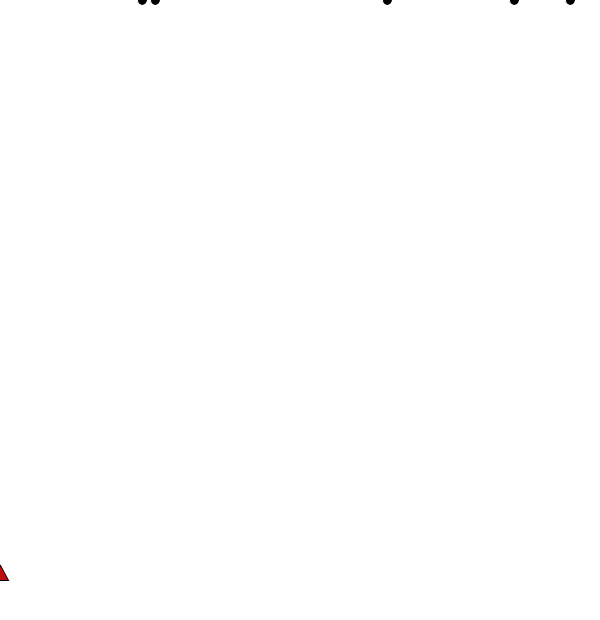
Frame 1 (no input)
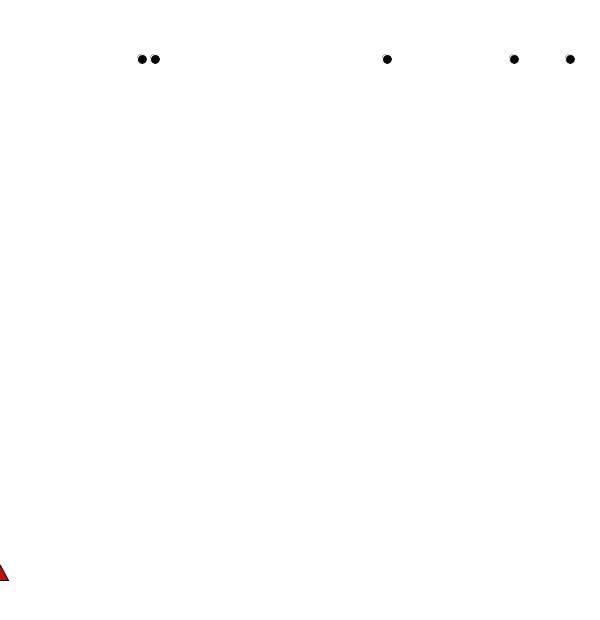
Frame 60 (the mouse pressed at the canvas centre just before this capture)
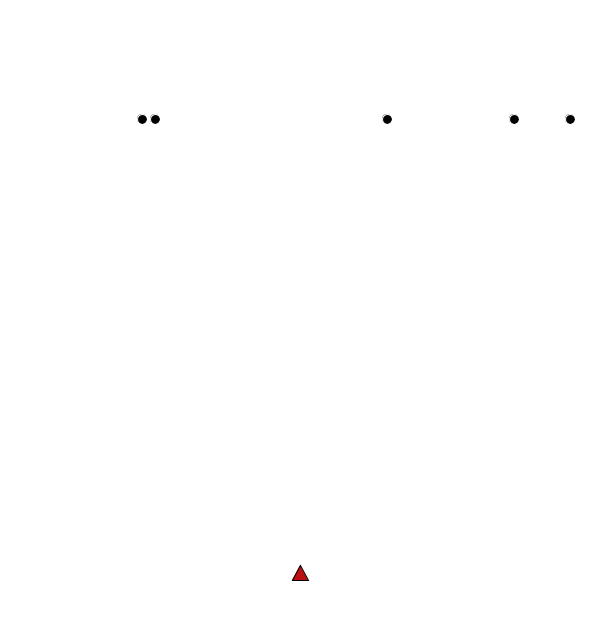
Frame 120 (the mouse held since frame 60 and released just before this capture)

The Processing sketch that drew these frames (run headless with seeded random() and noise(); from frame 60 on, the mouse is pressed at the canvas centre):

// Processing sketch: processing_66471
// ── processing_66471.pde

PFont fontA;
  int sphereDiameter = 10;
  boolean shoot = false;
  
  int randx()
  {
    return int(random(600));
  }
  
  int[] sphereXCoords = { randx(), randx(), randx(), randx(), randx() };
  int[] sphereYCoords = { 0, 0, 0, 0, 0 };
  
  void setup()
  {
    size(600,620);
    smooth();
  }
  
  void draw()
  {
    background(255);
    fill(color(188,15,15));
    stroke(color(0));
    triangle(mouseX-8, 580, mouseX+8, 580, mouseX, 565);
    fill(color(255,0,0));
    stroke(color(255,0,0));
  
    if(shoot==true)
    {
      sphereKiller(mouseX);
      shoot = false;
    }
  
    sphereDropper();
    gameEnder();  
  }
  
  void mousePressed()
  {
    shoot = true;
  }
  
  void sphereDropper()
  {  
    stroke(255);
    fill(0);
    for (int i=0; i<5; i++)
    {
      ellipse(sphereXCoords[i], sphereYCoords[i]++,
              sphereDiameter, sphereDiameter);
    }
  }
  
  void sphereKiller(int shotX)
  {
    boolean hit = false;
    for (int i = 0; i < 5; i++)
    {
      if((shotX >= (sphereXCoords[i]-sphereDiameter/2)) && 
         (shotX <= (sphereXCoords[i]+sphereDiameter/2)))
      {
        hit = true;
        line(mouseX, 565, mouseX, sphereYCoords[i]);
        ellipse(sphereXCoords[i], sphereYCoords[i],
                sphereDiameter+50, sphereDiameter+50);
        sphereXCoords[i] = randx();
        sphereYCoords[i] = 0;
      }    
    }
  
    if(hit == false)
    {
      line(mouseX, 565, mouseX, 0);
    }  
  
  }
  
  void gameEnder()
  {
    for (int i=0; i< 5; i++)
    {
      if(sphereYCoords[i]==600)
      {
        fill(color(255,0,0));
        noLoop();
      }
    }
  }
